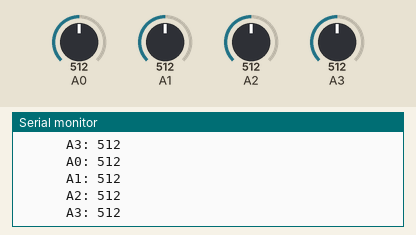
Recording of a sketch running on a simulated Arduino Uno, built with avr-gcc and run on an emulated ATmega328P. Parts: the last lines printed to the serial monitor. The test bench sets the inputs (shaded band); at power-on: A0 = 512, A1 = 512, A2 = 512, A3 = 512.

Above: at 1.3 s.
1.4 s: A0 set to 716
2.9 s: A1 set to 716
At 3.34 s:
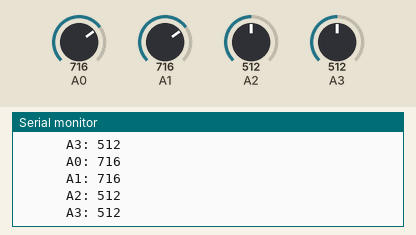
4.4 s: A2 set to 716
At 4.84 s:
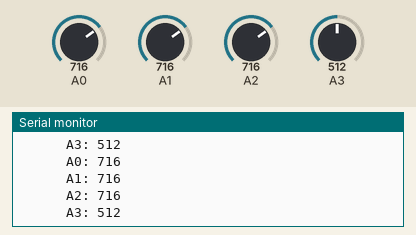
5.9 s: A3 set to 716
At 6.35 s:
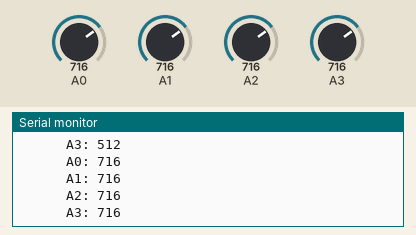
7.4 s: A0 set to 992
8.9 s: A1 set to 992
At 9.36 s:
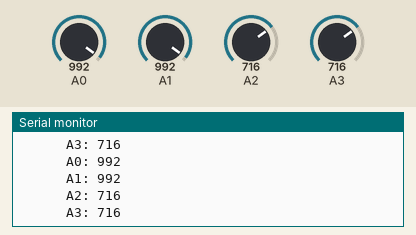
Timing chart, 0 to 11.4 s (numbered marks = the images above; inputs shaded):
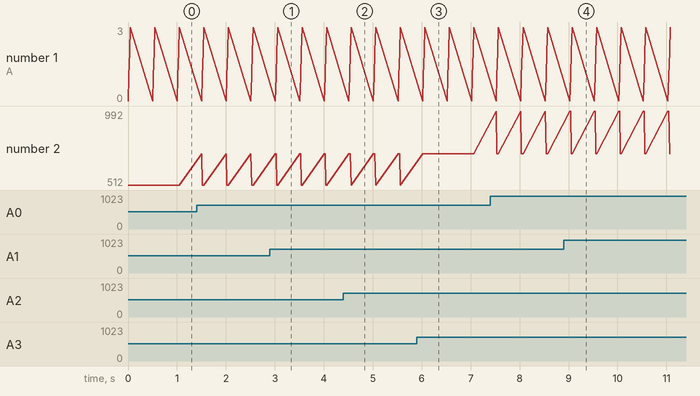

Measured:
- after the input at 2.9 s, the serial monitor: prints a new line after 0.12 s (image 1)
- after the input at 4.4 s, the serial monitor: prints a new line after 0.14 s (image 2)
- after the input at 5.9 s, the serial monitor: prints a new line after 0.16 s (image 3)
- after the input at 8.9 s, the serial monitor: prints a new line after 0.14 s (image 4)

The sketch:

Pruebaqrd1114.ino
```cpp
void setup() {
  Serial.begin(9600);

}

void loop() {


  Serial.print("      A0: ");
  Serial.println(analogRead(A0));

  Serial.print("      A1: ");
  Serial.println(analogRead(A1));

  Serial.print("      A2: ");
  Serial.println(analogRead(A2));

  Serial.print("      A3: ");
  Serial.println(analogRead(A3));

  delay(500);

//analogWrite(6,50);
//analogWrite(11,50);
//delay(5000);
//analogWrite(6,160);
//analogWrite(11,50);
//delay(5000);
//analogWrite(6,255);
//analogWrite(11,50);
//delay(5000);


//Acepta valores matores a 90
//analogWrite(11,180);
//analogWrite(6,180);
//


}
```
